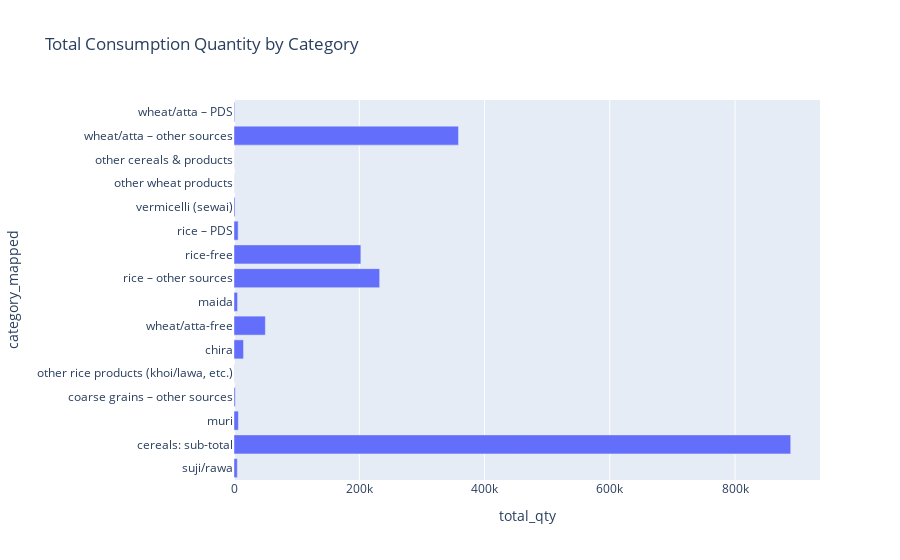

The code cell stored with this chart in its notebook:
### Code cell
fig = px.bar(
    cat_df,
    x="total_qty",
    y="category_mapped",
    orientation="h",
    title="Total Consumption Quantity by Category"
)

fig.show()

### Figure 1 — Plotly figure (JSON) as saved in the notebook; plotly's stock layout.template omitted (floating-point values rounded to 4 significant figures)
{"data": [{"hovertemplate": "total_qty=%{x}<br>category_mapped=%{y}<extra></extra>", "legendgroup": "", "marker": {"color": "#636efa", "pattern": {"shape": ""}}, "name": "", "orientation": "h", "showlegend": false, "textposition": "auto", "type": "bar", "x": [5295.0, 888900.0, 7026.0, 2027.0, 284.4, 15220.0, 50070.0, 5663.0, 232600.0, 202600.0, 6656.0, 1629.0, 156.4, 165.6, 358500.0, 1089.0], "xaxis": "x", "y": ["suji/rawa", "cereals: sub-total", "muri", "coarse grains – other sources", "other rice products (khoi/lawa, etc.)", "chira", "wheat/atta-free", "maida", "rice – other sources", "rice-free", "rice – PDS", "vermicelli (sewai)", "other wheat products", "other cereals & products", "wheat/atta – other sources", "wheat/atta – PDS"], "yaxis": "y"}], "layout": {"barmode": "relative", "legend": {"tracegroupgap": 0}, "title": {"text": "Total Consumption Quantity by Category"}, "xaxis": {"anchor": "y", "domain": [0, 1], "title": {"text": "total_qty"}}, "yaxis": {"anchor": "x", "domain": [0, 1], "title": {"text": "category_mapped"}}}}
